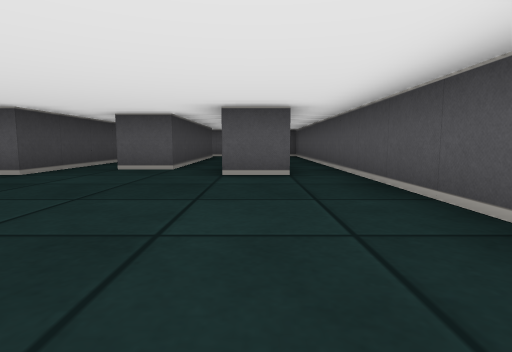
view 1 (above)

24 first-person views from a walk through a cub3D ray-caster map. The camera is about half as high as the walls, tilts 6° down and sees 80° across. The floor is counted in squares. Each view is taken from the middle of a square. On the plan, view 1 faces up. The plan holds only what a view shows up to about 9 squares ahead; the rest is blank.

view 2
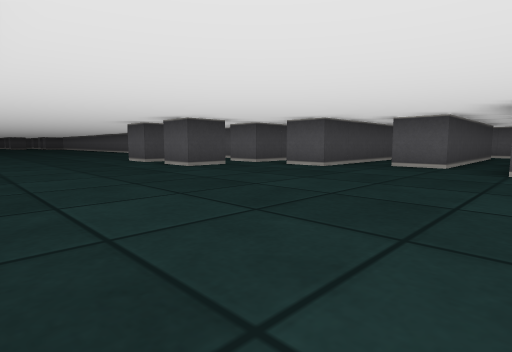

view 3
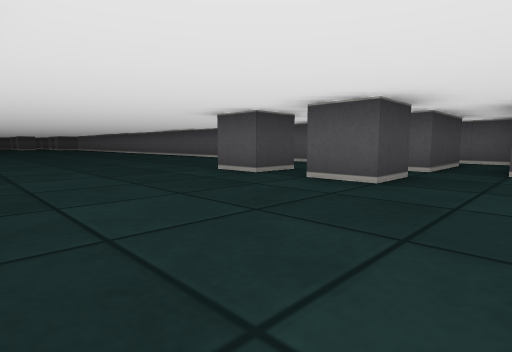

view 4
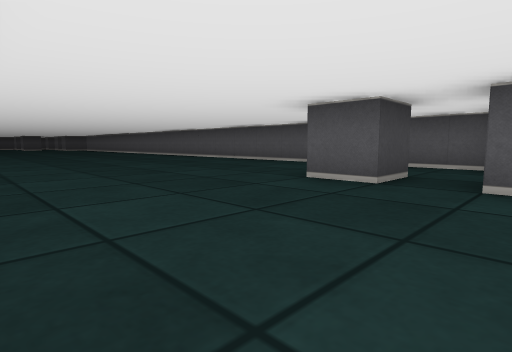

view 5
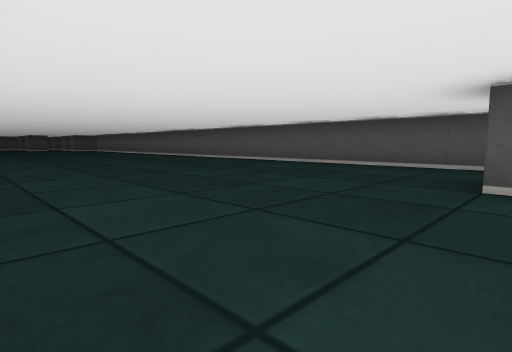

view 6
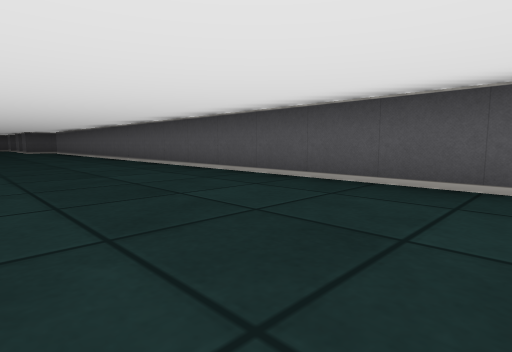

view 7
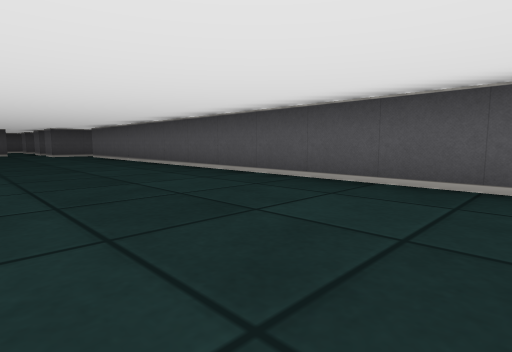

view 8
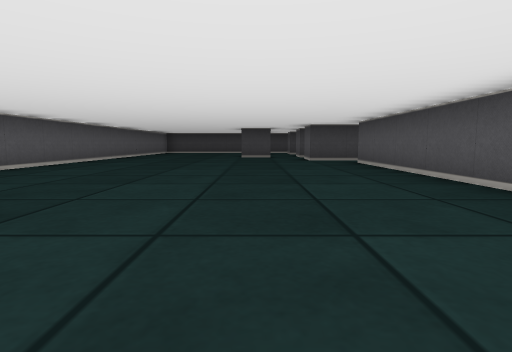

view 9
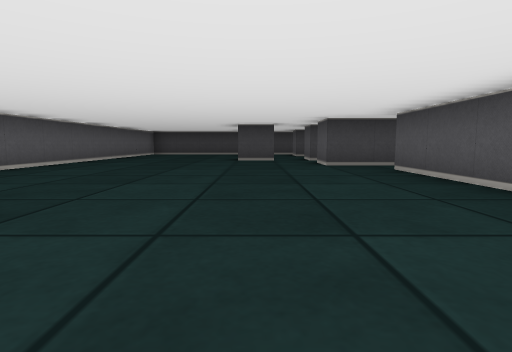

view 10
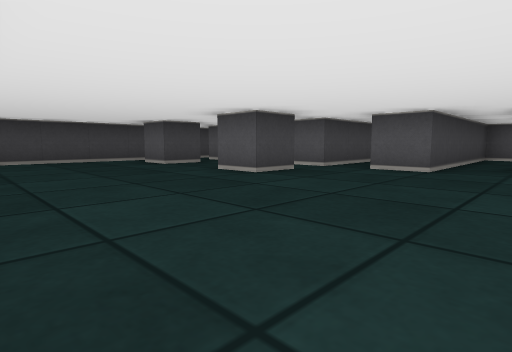

view 11
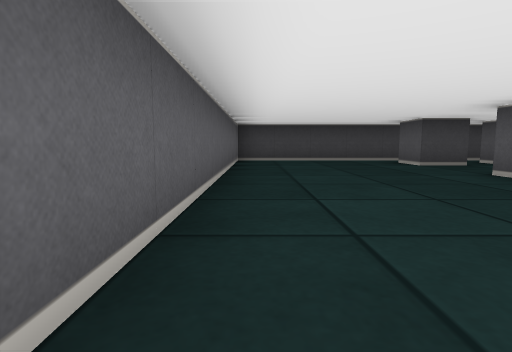

view 12
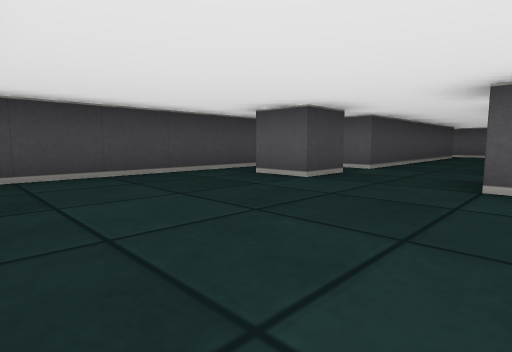

view 13
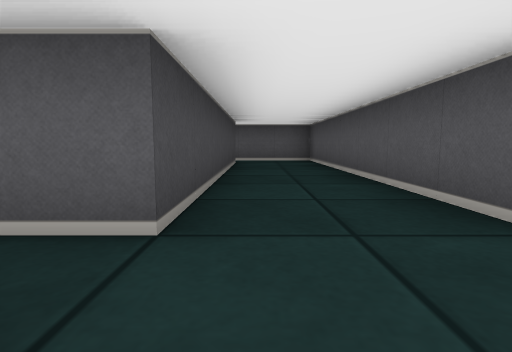

view 14
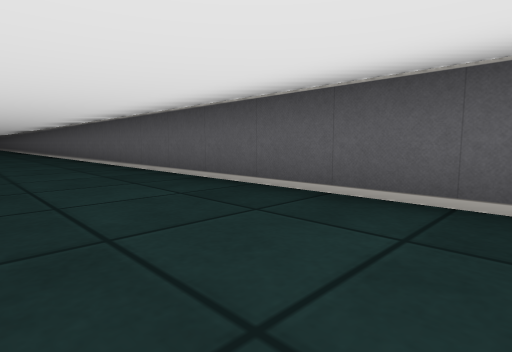

view 15
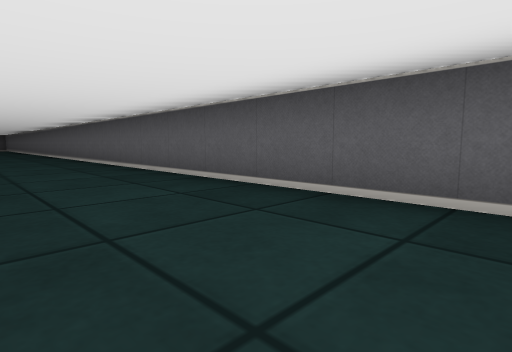

view 16
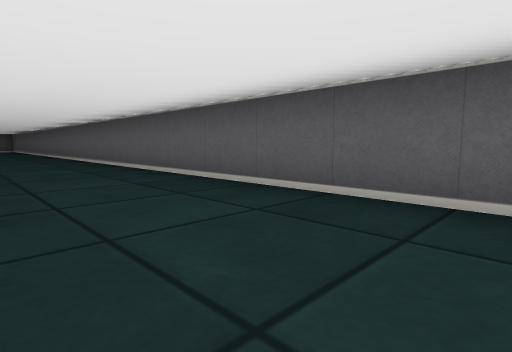

view 17
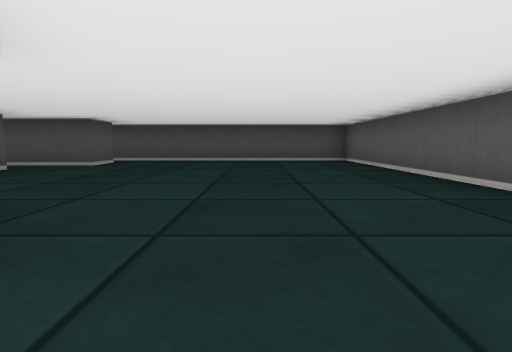

view 18
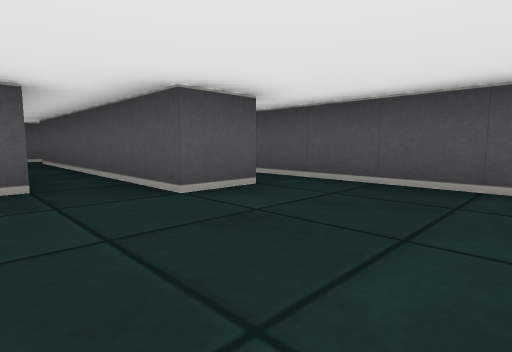

view 19
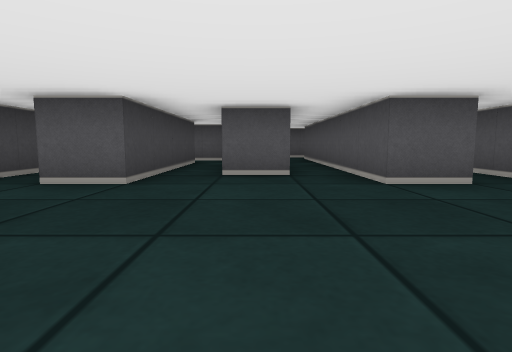

view 20
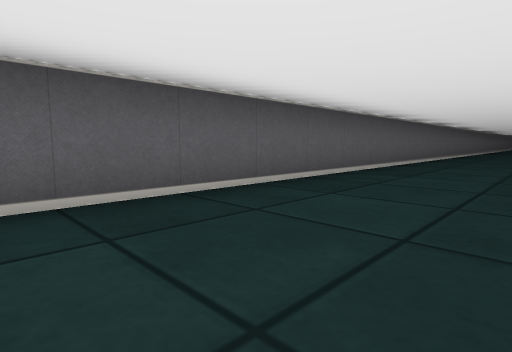

view 21
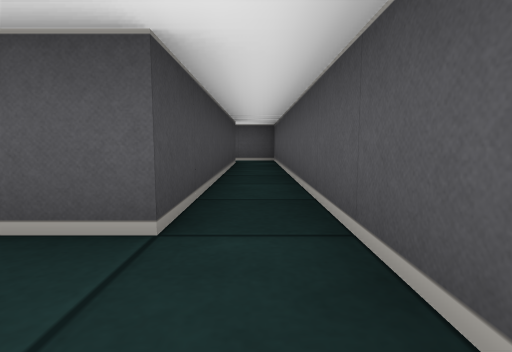

view 22
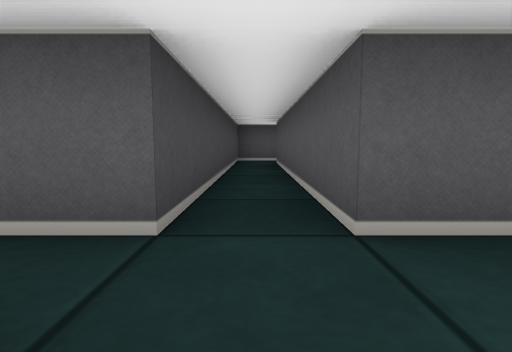

view 23
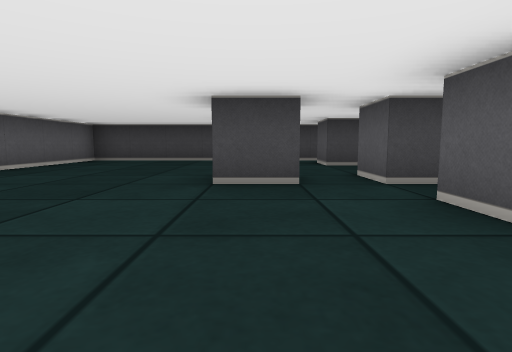

view 24
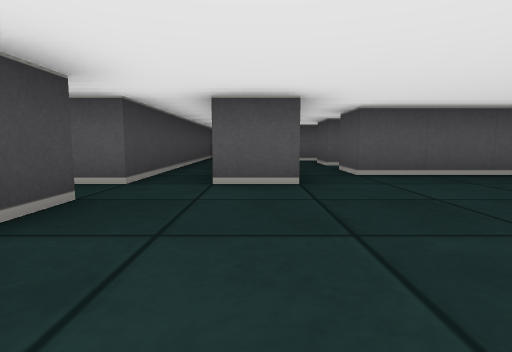

### Floor plan
Points are (right, up) in squares from view 1. A wall is a line through its corners. A room is listed if a view was taken in it or the views show most of it. See-through windows are left out.
Room 1 (views 1, 2, 3, 4, 5, 6, 7, 8, 9, 10, 11, 12, 13, 14, 15, 16, 17, 18, 19, 20, 21, 22, 23, 24)
walls: (-7.5, 3.6) (-7.5, 2.5) (-8.5, 2.5); (-6.9, 5.5) (-28.5, 5.5) (-28.5, 6.5); (-29.5, 6.5) (-29.5, 4.5) (-30.5, 4.5) (-30.5, 10.4); (-5.5, 3.6) (-5.5, 2.5) (-6.5, 2.5); (-5.5, 6.5) (-5.5, 4.5) (-6.5, 4.5); (-31.5, 3.6) (-31.5, 2.5) (-32.5, 2.5); (-32.5, 4.8) (-32.5, 11.5) (-34.6, 11.5); (-30.4, 11.5) (-31.5, 11.5) (-31.5, 4.5) (-32.5, 4.5); (-3.5, 8.5) (-3.5, 4.5) (-4.5, 4.5); (-34.5, 3.6) (-34.5, 2.5) (-35.5, 2.5); (-1.5, 10.4) (-1.5, 5.5) (-2.5, 5.5); (-34.5, 10.5) (-34.5, 4.5) (-35.5, 4.5); (-36.5, 5.2) (-36.5, -1.5) (1.5, -1.5) (1.5, 11.5) (-0.8, 11.5); (0.5, 10.5) (0.5, 4.5) (-0.5, 4.5) (-0.5, 10.5)
ways out: opening at (-31, 11); opening at (-29, 6); opening at (-5, 5.5); opening at (-3, 8); opening at (-1, 10); opening at (0, 11)

Where each view was taken, in squares from view 1:
view 1: 0 up, 0 right, facing up
view 2: 1 down, 0 right, facing up-left
view 3: 1 down, 4 left, facing up-left
view 4: 1 down, 6 left, facing up-left
view 5: 1 down, 8 left, facing up-left
view 6: 2 up, 12 left, facing up-left
view 7: 2 up, 17 left, facing up-left
view 8: 3 up, 21 left, facing left
view 9: 3 up, 23 left, facing left
view 10: 1 down, 28 left, facing up-left
view 11: 1 down, 28 left, facing left
view 12: 1 down, 32 left, facing up-left
view 13: 3 up, 34 left, facing up
view 14: 1 up, 29 left, facing down-right
view 15: 1 up, 23 left, facing down-right
view 16: 1 up, 20 left, facing down-right
view 17: 1 up, 7 left, facing right
view 18: 2 up, 2 left, facing up-right
view 19: 1 up, 2 left, facing up
view 20: 1 up, 2 left, facing down-left
view 21: 3 up, 1 right, facing up
view 22: 3 up, 31 left, facing up
view 23: 3 up, 28 left, facing left
view 24: 1 up, 30 left, facing up
